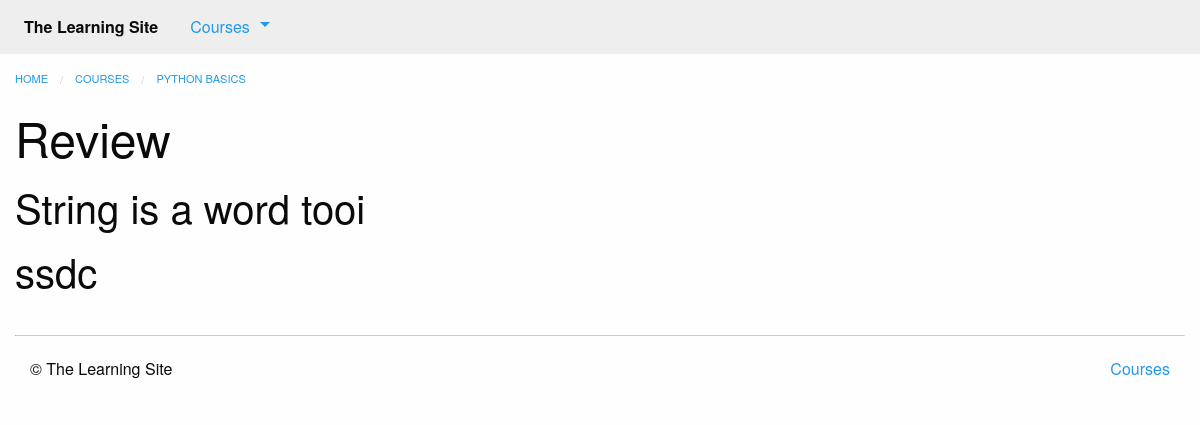
/courses/1/q1/, run on an earlier commit of the app's database.
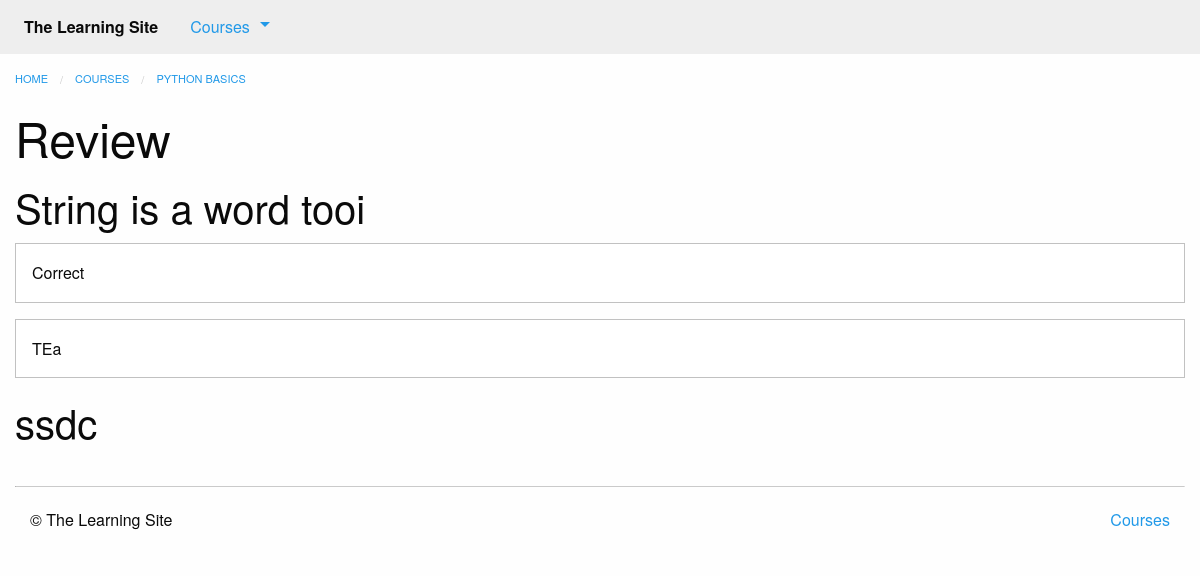
And on a later commit of the database.
### courses/models.py (models this page shows, shortened)
class Step(models.Model):
    title = models.CharField(max_length=255)
    description = models.TextField()
    order = models.IntegerField(default=0)
    course = models.ForeignKey(Course)
    class Meta:
        abstract = True
        ordering = ['order',]

class Quiz(Step):
    total_questions = models.IntegerField(default=4)
    class Meta:
        verbose_name_plural = "Quizzes"

class Course(models.Model):
    created_at = models.DateTimeField(auto_now_add=True)
    title = models.CharField(max_length=255)
    description = models.TextField()

class Question(models.Model):
    quiz = models.ForeignKey(Quiz)
    order = models.IntegerField(default=0)
    prompt = models.TextField()
    class Meta:
        ordering = ['order',]

class Answer(models.Model):
    question = models.ForeignKey(Question)
    order = models.IntegerField(default=0)
    text = models.CharField(max_length=255)
    correct = models.BooleanField(default=False)
    class Meta:
        ordering = ['order',]

### courses/views.py (the view)
# urls.py: url(r'(?P<course_pk>\d+)/q(?P<step_pk>\d+)/$', views.quiz_detail,
def quiz_detail(request, course_pk, step_pk):
    step = get_object_or_404(models.Quiz, course_id=course_pk, pk=step_pk)
    return render(request, 'courses/quiz_detail.html', {'step': step})

### courses/templatetags/course_extras.py (called while the page is built)
@register.inclusion_tag('courses/course_nav.html')
def nav_courses_list():
    courses = Course.objects.all()[:5]
    return {'courses': courses}

### courses/templates/courses/quiz_detail.html (shortened to what this page needs)
{% extends "courses/layout.html" %}
{% load course_extras %}
{% block breadcrumbs %}
    <li><a href="{% url 'courses:detail' pk=step.course.pk %}">{{ step.course.title }}</a></li>
{% endblock %}
{% block content %}
    <div class="row columns">
        <article>
            {{ block.super }}
            <h1>{{ step.title }}</h1>
            <ul class="no-bullet">
            	{% for question in step.question_set.all %}
            	<li>
            		<h2>{{ question.prompt }}</h2>
            		{% for answer in question.answer_set.all %}
            			<div class="callout">{{ answer.text }}</div>
            		{% endfor %}
            	</li>
            	{% endfor %}
            </ul>
        </article>
    </div>
{% endblock %}

### courses/templates/courses/layout.html (shortened to what this page needs)
{% extends "layout.html" %}
{% block content %}
    <ul class="breadcrumbs">
        <li><a href="{% url 'home' %}">Home</a></li>
        <li><a href="{% url 'courses:list' %}">Courses</a></li>
        {% block breadcrumbs %}{% endblock %}
    </ul>
{% endblock %}

### templates/layout.html (shortened to what this page needs)
<!doctype html>
{% load static from staticfiles %}
{% load course_extras %}
<html class="no-js" lang="en">
    <head>
        <link rel="stylesheet" href="{% static 'css/foundation.min.css' %}">
        <link rel="stylesheet" href="{% static 'css/layout.css' %}">
    </head>
    <body>
        <nav class="top-bar" role="navigation">
            <section class="top-bar-left">
                <ul class="dropdown menu" data-dropdown-menu role="menubar">
                    <li class="menu-text">The Learning Site</li>
                    <li class="has-submenu">
                        <a href="#">Courses</a>
                    </li>
                </ul>
            </section>
        </nav>
        {% block content %}{% endblock %}
        <footer class="row columns">
            <hr/>
            <div class="small-6 columns">
                <p>&copy; The Learning Site</p>
            </div>
            <div class="small-6 columns">
                <ul class="inline-list no-bullet float-right">
                    <li><a href="{% url 'courses:list' %}">Courses</a></li>
                </ul>
            </div>
        </footer>
    </body>
</html>

### assets/css/layout.css (style rules this page uses)
.top-bar { margin-bottom: 1rem; }

What changed in the data, as far as the page shows it:
added Answer: text "Correct", shown under Question "String is a word tooi"
added Answer: text "TEa", shown under Question "String is a word tooi"
